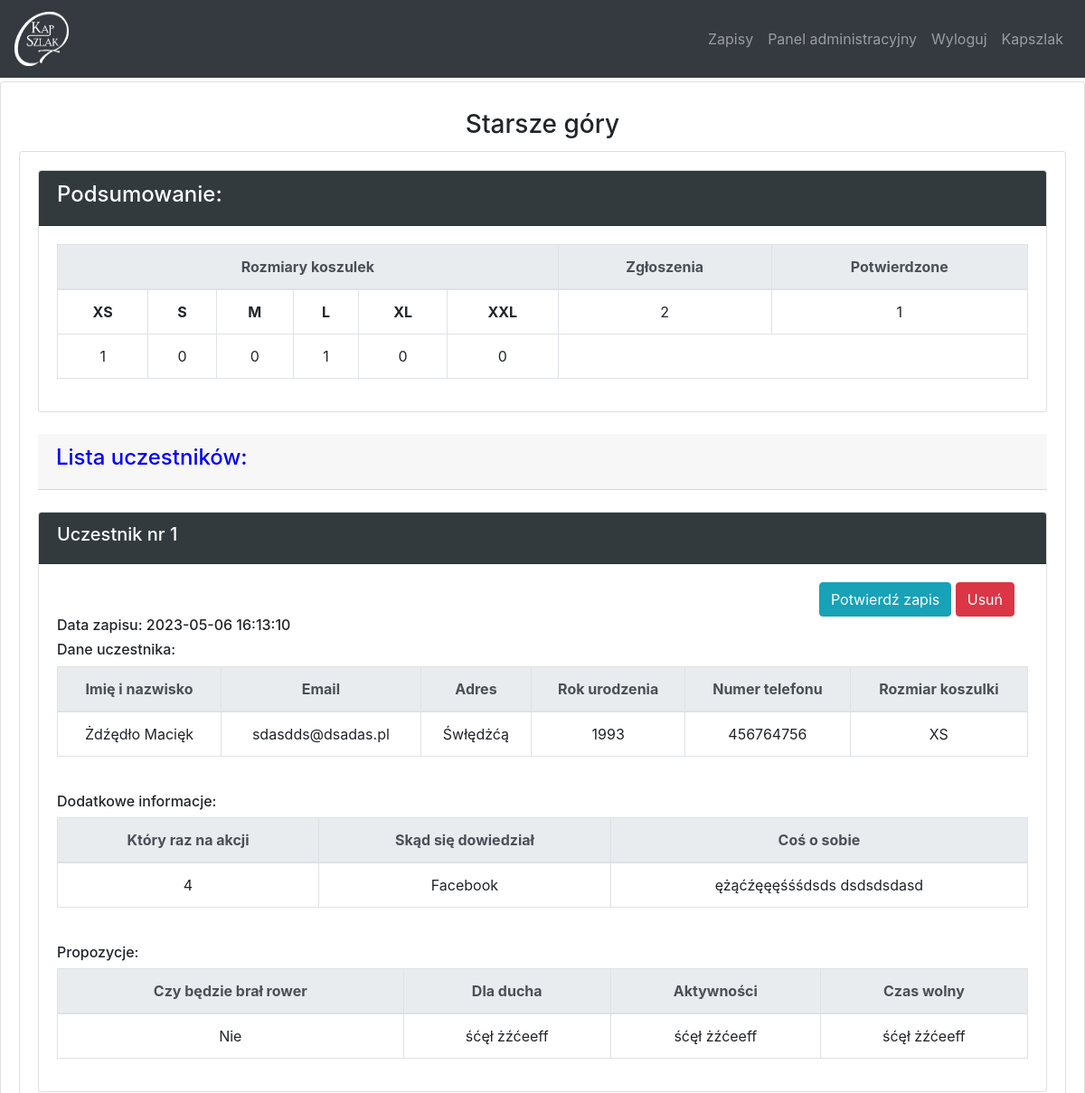
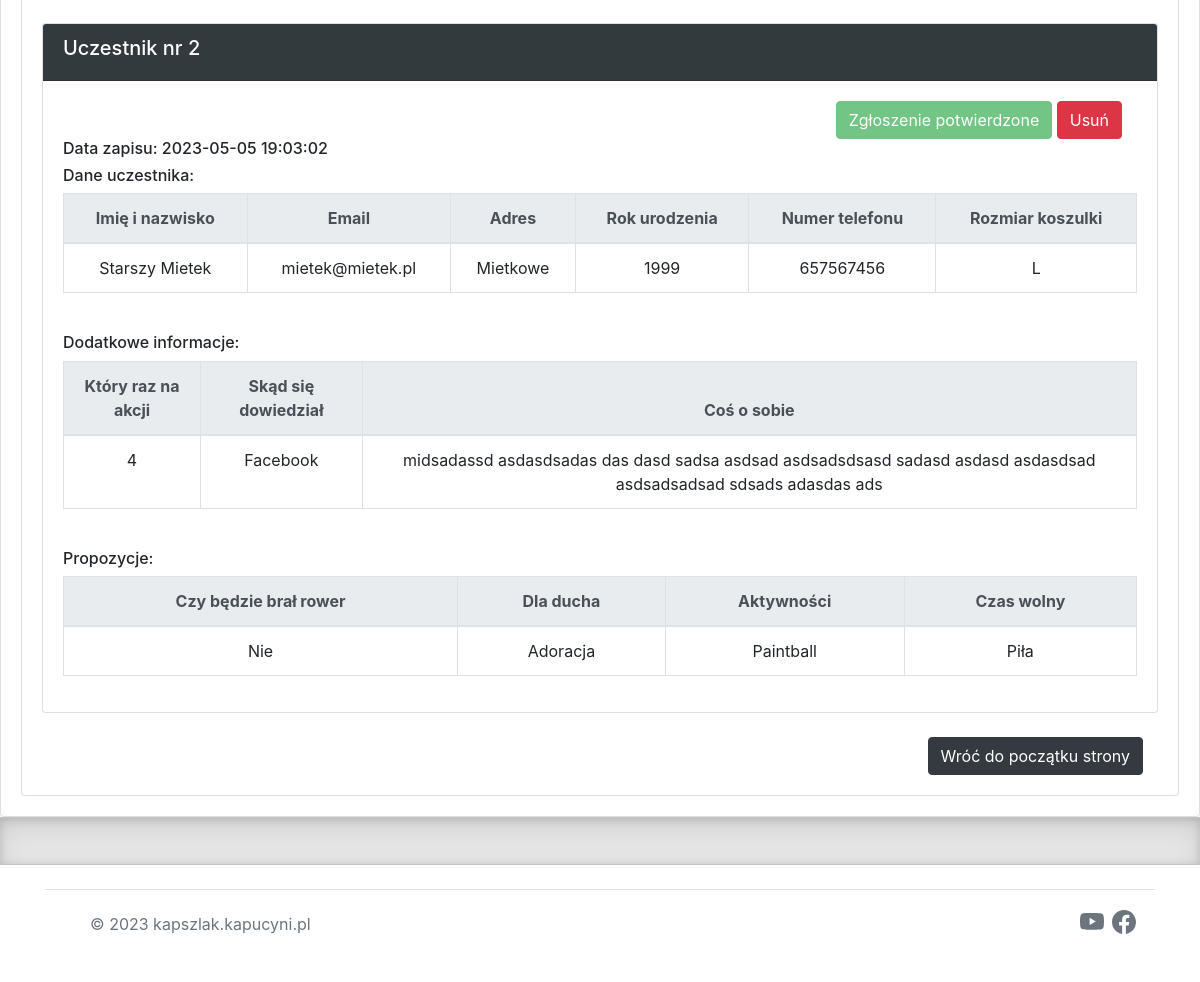
The page /dashboard/eventview?event_id=8 (signed in) on the database its author committed (2 pictures, top to bottom).
### website/models.py (models this page shows)
class Events(db.Model):
    id = db.Column(db.Integer, primary_key=True)
    year_id = db.Column(db.Integer, db.ForeignKey('year.id'))
    signup = db.relationship('Signup', backref='events')
    name = db.Column(db.String(300))
    date  = db.Column(db.Date)
    temp_id = db.Column(db.Integer)
    is_active = db.Column(db.Boolean, default=True, nullable=False)
    mail_temp = db.Column(db.String(1000))

class Signup(db.Model):
    id = db.Column(db.Integer, primary_key=True)
    event_id = db.Column(db.Integer, db.ForeignKey('events.id'))
    date  = db.Column(db.DateTime)
    person = db.relationship('Person', backref='signup')
    basic = db.relationship('Basic', backref='signup')
    winter = db.relationship('Winter', backref='signup')
    turnament = db.relationship('Turnament', backref='signup')
    older = db.relationship('Older', backref='signup')

class Person(db.Model):
    id = db.Column(db.Integer, primary_key=True)
    signup_id = db.Column(db.Integer, db.ForeignKey('signup.id'))
    is_verified = db.Column(db.Boolean, default=False)
    is_contact = db.Column(db.Boolean, default=True)
    name = db.Column(db.String(300))
    email = db.Column(db.String(300))
    adress = db.Column(db.String(300))
    year = db.Column(db.Integer)
    telNum = db.Column(db.Integer)
    selectSize = db.Column(db.String(10))
    weight = db.Column(db.Integer)
    height = db.Column(db.Integer)

class Basic(db.Model):
    id = db.Column(db.Integer, primary_key=True)
    signup_id = db.Column(db.Integer, db.ForeignKey('signup.id'))
    howMany = db.Column(db.Integer)
    whereKnew = db.Column(db.String(300))
    intro = db.Column(db.String(500))

class Older(db.Model):
    id = db.Column(db.Integer, primary_key=True)
    signup_id = db.Column(db.Integer, db.ForeignKey('signup.id'))
    isBike = db.Column(db.Boolean)
    attrac = db.Column(db.String(300))
    pray = db.Column(db.String(300))
    freeTime = db.Column(db.String(300))

### website/views.py (the view, shortened to what this page needs)
@views.route('/dashboard/eventview', methods=['GET', 'POST'])
@login_required
def event_view():
    event_id = request.args.get('event_id', None)
    event = Events.query.get(int(event_id))
    if event:
        sn_lst = event.signup
        sn_lst = sorted(sn_lst, key=lambda signup: signup.id, reverse=True)
        dic = get_sumup(event, sn_lst)
        if event.temp_id != 3:
            return render_template('event_view.html', event=event, sn_lst=sn_lst, user=current_user, dic=dic)
    else:
        flash('Operacja nie jest dostepna', category='error')
        return redirect(url_for('views.dashboard'))

### website/templates/event_view.html (shortened to what this page needs)
{% extends "base.html" %}
{% block content %}
<div class="card">
		    <div class="card-body">
		    	<h3 class="card-title" align="center">{{ event.name }}</h3>
		    	<div class="card">
		    		<div class="card-body">
		    		{% if event.temp_id == 1 %}
			    		{% include 'signup_view/ev1.html' %}
			    	{% elif event.temp_id == 2 %}
			    		{% include 'signup_view/ev2.html' %}
			    	{% elif event.temp_id == 3 %}
			    		{% include 'signup_view/ev3.html' %}
			    	{% elif event.temp_id == 4 %}
			    		{% include 'signup_view/ev4.html' %}
			    	{% elif event.temp_id == 5 %}
			    		{% include 'signup_view/ev5.html' %}
			    	{% elif event.temp_id == 6 %}
			    		{% include 'signup_view/ev6.html' %}
			    	{% endif %}
		    		</div>
		</div>
	</div>
</div>
{% endblock %}

### website/templates/signup_view/ev4.html (shortened to what this page needs)
<div class="card">
    <div class="card-header" style="background-color: #323a3e">
<h4><font color="white">Podsumowanie:</font></h4>
</div>
<div class="card-body">
<table class="table table-bordered">
                          <thead class="thead-light" align="center">
                            <tr>
                            <th colspan="6">Rozmiary koszulek</th>
                              <th scope="col">Zgłoszenia</th>
                              <th scope="col">Potwierdzone</th>
                            </tr>
                          </thead>
                          <tbody align="center">
                            <tr>
                                <td><b>XS</b></td>
                              <td><b>S</b></td>
                              <td><b>M</b></td>
                              <td><b>L</b></td>
                              <td><b>XL</b></td>
                              <td><b>XXL</b></td>
                              <td>{{ dic['num_signup'] }}</td>
                              <td>{{ dic['num_active'] }}</td>
                            </tr>
                            <tr>
                              <td>{{ dic['xs'] }}</td>
                              <td>{{ dic['s'] }}</td>
                              <td>{{ dic['m'] }}</td>
                              <td>{{ dic['l'] }}</td>
                              <td>{{ dic['xl'] }}</td>
                              <td>{{ dic['xxl'] }}</td>
                            </tr>
                    </tbody>
                        </table>
                      </div>
</div>
<br>
    <div class="card-header">
      {% if dic['num_signup'] != 0 %}
<h4><font color="blue">Lista uczestników:</font></h4>
{% else %}
<h4><font color="red">Brak zapisanych uczestników:</font></h4>
{% endif %}
</div>
<br>
{% for signup in sn_lst %}
<div class="card">
    <div class="card-header" style="background-color: #323a3e">
<h5><font color="white">Uczestnik nr {{ loop.index }}</font></h5>
</div>
    {% for item in signup.person %}
    <div class="card-body">
      <div class="col-md-12 text-right">
        {% if not item.is_verified %}
        <a href="/signup-verified?event_id={{ event.id }}&person_id={{ item.id }}"><button type="button" class="btn btn-info">Potwierdź zapis</button></a>
        {% else %}
        <button type="button" class="btn btn-success" disabled>Zgłoszenie potwierdzone</button>
        {% endif %}
        {% if event.is_active %}
        <a href="/delete?event_id={{ event.id }}&signup_id={{ signup.id }}"><button type="button" class="btn btn-danger">Usuń</button></a>
        {% endif %}
      </div>
<h6>Data zapisu: {{ signup.date }}</h6>
<h6>Dane uczestnika:</h6>
<table class="table table-bordered">
                          <thead class="thead-light" align="center">
                            <tr>
                              <th scope="col">Imię i nazwisko</th>
                              <th scope="col">Email</th>
                              <th scope="col">Adres</th>
                              <th scope="col">Rok urodzenia</th>
                              <th scope="col">Numer telefonu</th>
                              <th scope="col">Rozmiar koszulki</th>
                            </tr>
                          </thead>
                          <tbody align="center">
                            <tr>
                              <td>{{ item.name }}</td>
                              <td>{{ item.email }}</td>
                              <td>{{ item.adress }}</td>
                              <td>{{ item.year }}</td>
                              <td>{{ item.telNum }}</td>
                              <td>{{ item.selectSize }}</td>
                            </tr>
                          </tbody>
                        </table>
               {% endfor %}
               <br>
{% for item in signup.basic %}
<h6>Dodatkowe informacje:</h6>
<table class="table table-bordered">
                          <thead class="thead-light" align="center">
                            <tr>
                              <th scope="col">Który raz na akcji</th>
                              <th scope="col">Skąd się dowiedział</th>
                              <th scope="col">Coś o sobie</th>
                            </tr>
                          </thead>
                          <tbody align="center">
                            <tr>
                              <td>{{ item.howMany }}</td>
                              <td>{{ item.whereKnew }}</td>
                              <td>{{ item.intro }}</td>
                            </tr>
                          </tbody>
                        </table>
               {% endfor %}
               <br>
{% for item in signup.older %}
<h6>Propozycje:</h6>
<table class="table table-bordered">
                          <thead class="thead-light" align="center">
                            <tr>
                              <th scope="col">Czy będzie brał rower</th>
                              <th scope="col">Dla ducha</th>
                              <th scope="col">Aktywności</th>
                              <th scope="col">Czas wolny</th>
                            </tr>
                          </thead>
                          <tbody align="center">
                            <tr>
                              <td>{% if item.isBike %}Tak{% else %}Nie{% endif %}</td>
                              <td>{{ item.pray }}</td>
                              <td>{{ item.attrac }}</td>
                              <td>{{ item.freeTime }}</td>
                            </tr>
                          </tbody>
                        </table>
{% endfor %}
             </div>
           </div><br>
               {% endfor %}
                <div class="col-md-12 text-right">
<a href="#top"><button type="button" class="btn btn-dark">Wróć do początku strony</button></a>
</div>

### website/static/css/style.css (style rules this page uses)
h3 { margin-top: 10px; }
table, th, td { border: 1px solid black; border-collapse: collapse; }

### rows shown on the page
Events: name "Starsze góry"
Signup: date "2023-05-06 16:13:10"
Person: name "Żdźędło Macięk", email "sdasdds@dsadas.pl", adress "Śwłędżćą", year "1993", telNum "456764756", selectSize "XS"
Basic: howMany "4", whereKnew "Facebook", intro "ężąćźęęęśśśdsds dsdsdsdasd"
Older: isBike "Nie", pray "śćęł żźćeeff", attrac "śćęł żźćeeff", freeTime "śćęł żźćeeff"
Signup: date "2023-05-05 19:03:02"
Person: is_verified "Zgłoszenie potwierdzone", name "Starszy Mietek", email "mietek@mietek.pl", adress "Mietkowe", year "1999", telNum "657567456", selectSize "L"
Basic: howMany "4", whereKnew "Facebook", intro "midsadassd asdasdsadas das dasd sadsa asdsad asdsadsdsasd sadasd asdasd asdasdsad asdsadsadsad sdsads adasdas ads"
Older: isBike "Nie", pray "Adoracja", attrac "Paintball", freeTime "Piła"

### other values the page prints
{{ dic['num_signup'] }} "2"
{{ dic['num_active'] }} "1"
{{ dic['xs'] }} "1"
{{ dic['s'] }} "0"
{{ dic['m'] }} "0"
{{ dic['l'] }} "1"
{{ dic['xl'] }} "0"
{{ dic['xxl'] }} "0"
